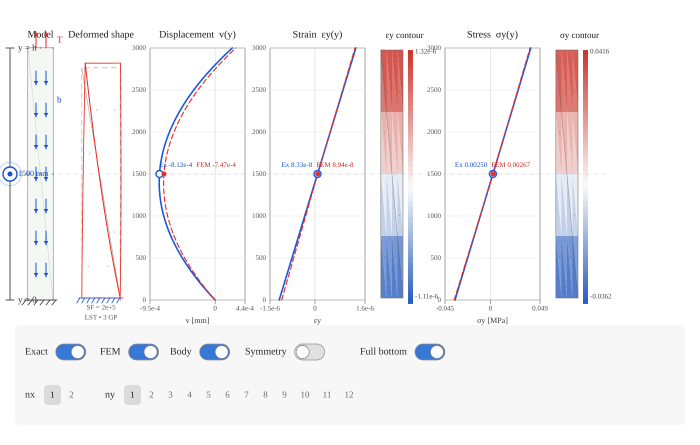
Frame 1 (no input)
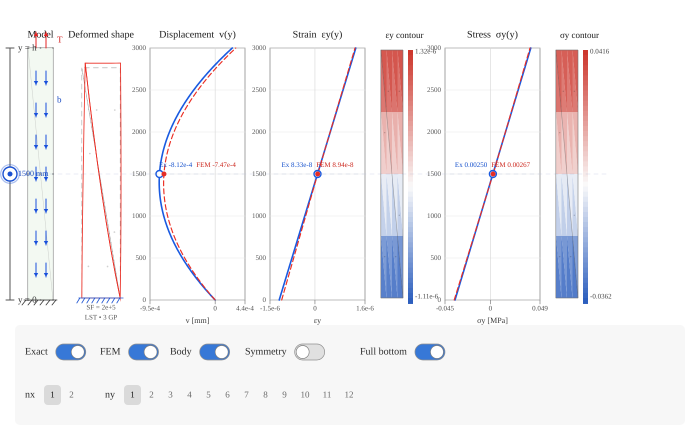
Frame 60 (no input)
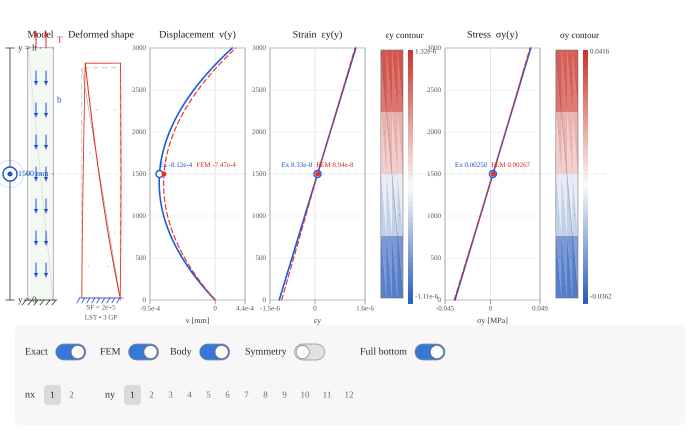
Frame 120 (the mouse pressed at the canvas centre since frame 60)

The p5.js sketch that drew these frames (run headless with seeded random() and noise() and a simulated clock; from frame 60 on, the mouse is pressed at the canvas centre):

// p5.js sketch
// ── sketch.js
// ============================================================
// INTERACTIVE LST PLATE — 700 px COMPACT VERSION
// 6-node quadratic triangle (Linear Strain Triangle)
//
// Exact 1D comparison
// Displacement / strain / stress profiles
// 3-point triangular integration
// LST strain / stress contours
// ============================================================


// ============================================================
// CANVAS
// ============================================================

const W = 700;
const H = 445;


// ============================================================
// TYPOGRAPHY
// ============================================================

const FS_BASE = 10;
const FS_SMALL = 9;
const FS_TINY = 8;
const FS_XTINY = 7;


// ============================================================
// GEOMETRY / MATERIAL / LOADING
// ============================================================

const w = 500;
const h = 3000;
const thickness = 300;

const E = 3e4;
const nu = 0.3;

const Ts = 0.04;
const bodyForceValue = -2.5e-5;


// ============================================================
// DISPLAY STATE
// ============================================================

let showExact = true;
let showFEM = true;

let bodyForceOn = true;

let symmetryOn = false;

let fullBottomFixed = true;


// ============================================================
// MESH
// ============================================================

let nx = 1;
let ny = 1;


const nxOptions = [
  1,
  2
];


const nyOptions = [
  1, 2, 3, 4, 5, 6,
  7, 8, 9, 10, 11, 12
];


let femData;


// ============================================================
// SLIDER
// ============================================================

let currentY = 1500;

let sliderDragging = false;


// ============================================================
// 700 px LAYOUT
// ============================================================

const graphTop = 48;
const graphBottom = 300;

const sliderX = 10;


// model

const plateX = 28;
const plateW = 25;


// deformed shape

const defTileX = 66;
const defTileW = 70;


// result plots

const uPlotX = 150;

const epsPlotX = 270;
const epsContourX = 377;

const sigmaPlotX = 445;
const sigmaContourX = 552;


const plotW = 95;
const contourW = 55;


// ============================================================
// CONTROLS
// ============================================================

const controlsX = 15;
const controlsY = 325;
const controlsW = W - 30;
const controlsH = 100;

let controlHits = [];


// ============================================================
// VISUAL DEFORMATION SCALE
// ============================================================

const deformationScale = 2e5;


// ============================================================
// SETUP
// ============================================================

function setup() {

  createCanvas(
    W,
    H
  );


  pixelDensity(2);


  textFont(
    "Anaheim"
  );


  updateFEM();
}


// ============================================================
// DRAW
// ============================================================

function draw() {

  background(255);


  const exactV =
    displacementExact(
      currentY
    );


  const exactEps =
    strainExact(
      currentY
    );


  const exactSigma =
    stressExact(
      currentY
    );


  const femCurrent =
    getFEMValueAt(
      currentY
    );


  drawLoadingSchematic();

  drawVerticalSlider();

  drawDeformedShape();


  // ----------------------------------------------------------
  // displacement
  // ----------------------------------------------------------

  drawGraph(

    uPlotX,

    "Displacement  v(y)",

    "v [mm]",

    displacementExact,

    getCombinedRange(
      displacementExact,
      "v"
    ),

    exactV,

    femCurrent.v,

    "v"
  );


  // ----------------------------------------------------------
  // strain
  // ----------------------------------------------------------

  drawGraph(

    epsPlotX,

    "Strain  εy(y)",

    "εy",

    strainExact,

    getCombinedRange(
      strainExact,
      "eps"
    ),

    exactEps,

    femCurrent.eps,

    "eps"
  );


  drawLSTContourTile(

    epsContourX,

    "εy contour",

    "eps"
  );


  // ----------------------------------------------------------
  // stress
  // ----------------------------------------------------------

  drawGraph(

    sigmaPlotX,

    "Stress  σy(y)",

    "σy [MPa]",

    stressExact,

    getCombinedRange(
      stressExact,
      "sigma"
    ),

    exactSigma,

    femCurrent.sigma,

    "sigma"
  );


  drawLSTContourTile(

    sigmaContourX,

    "σy contour",

    "sigma"
  );


  drawCurrentHeightGuide();

  drawControls();
}


// ============================================================
// FONT
// ============================================================

function fontSize(s) {

  textFont(
    "Anaheim"
  );


  textSize(s);
}


// ============================================================
// EXACT 1D SOLUTION
// ============================================================

function getBodyForce() {

  return bodyForceOn

    ? bodyForceValue

    : 0;
}


function displacementExact(y) {

  const b =
    getBodyForce();


  return (

    -(b / (2 * E))
    *
    y
    *
    y

    +

    (
      (Ts + b * h)
      /
      E
    )
    *
    y
  );
}


function strainExact(y) {

  const b =
    getBodyForce();


  return (

    -(b / E)
    *
    y

    +

    (Ts + b * h)
    /
    E
  );
}


function stressExact(y) {

  const b =
    getBodyForce();


  return (

    -b
    *
    y

    +

    Ts

    +

    b
    *
    h
  );
}


// ============================================================
// UPDATE FEM
// ============================================================

function updateFEM() {

  femData =
    solveLST(
      nx,
      ny
    );


  femData.centerline =
    buildCenterlineData(
      femData,
      260
    );
}


// ============================================================
// LST MESH
//
// Six-node triangular element:
//
//                3
//               / \
//              6   5
//             /     \
//            1---4---2
//
// node 4 = midpoint 1-2
// node 5 = midpoint 2-3
// node 6 = midpoint 3-1
// ============================================================

function generateLSTMesh(
  nxRequested,
  nyRequested
) {

  // ----------------------------------------------------------
  // symmetry mode introduces a centreline if nx = 1
  // ----------------------------------------------------------

  const nxEff =

    (
      symmetryOn
      &&
      nxRequested === 1
    )

      ? 2

      : nxRequested;


  const coords = [];

  const nodeMap =
    new Map();


  // ----------------------------------------------------------
  // integer half-grid key
  //
  // corner nodes occur at even I,J
  // midside nodes occur at odd/even combinations
  // ----------------------------------------------------------

  function key(
    I,
    J
  ) {

    return `${I},${J}`;
  }


  function addNode(
    I,
    J
  ) {

    const k =
      key(
        I,
        J
      );


    if (
      nodeMap.has(k)
    ) {

      return nodeMap.get(k);
    }


    const n =
      coords.length;


    coords.push([

      w
      *
      I
      /
      (
        2 * nxEff
      ),

      h
      *
      J
      /
      (
        2 * nyRequested
      )
    ]);


    nodeMap.set(
      k,
      n
    );


    return n;
  }


  // ----------------------------------------------------------
  // physical orientation test
  // ----------------------------------------------------------

  function physicalCross(
    A,
    B,
    C
  ) {

    const ax =
      w
      *
      A[0]
      /
      (
        2 * nxEff
      );


    const ay =
      h
      *
      A[1]
      /
      (
        2 * nyRequested
      );


    const bx =
      w
      *
      B[0]
      /
      (
        2 * nxEff
      );


    const by =
      h
      *
      B[1]
      /
      (
        2 * nyRequested
      );


    const cx =
      w
      *
      C[0]
      /
      (
        2 * nxEff
      );


    const cy =
      h
      *
      C[1]
      /
      (
        2 * nyRequested
      );


    return (

      (bx - ax)
      *
      (cy - ay)

      -

      (by - ay)
      *
      (cx - ax)
    );
  }


  const elements = [];


  // ----------------------------------------------------------
  // add one six-node triangle
  // ----------------------------------------------------------

  function addTriangle(
    A,
    B,
    C
  ) {

    let P1 =
      A.slice();


    let P2 =
      B.slice();


    let P3 =
      C.slice();


    // ensure CCW orientation

    if (
      physicalCross(
        P1,
        P2,
        P3
      )
      <
      0
    ) {

      const temp =
        P2;


      P2 =
        P3;


      P3 =
        temp;
    }


    // corner nodes

    const n1 =
      addNode(
        P1[0],
        P1[1]
      );


    const n2 =
      addNode(
        P2[0],
        P2[1]
      );


    const n3 =
      addNode(
        P3[0],
        P3[1]
      );


    // midside nodes

    const n4 =
      addNode(

        (
          P1[0]
          +
          P2[0]
        )
        /
        2,

        (
          P1[1]
          +
          P2[1]
        )
        /
        2
      );


    const n5 =
      addNode(

        (
          P2[0]
          +
          P3[0]
        )
        /
        2,

        (
          P2[1]
          +
          P3[1]
        )
        /
        2
      );


    const n6 =
      addNode(

        (
          P3[0]
          +
          P1[0]
        )
        /
        2,

        (
          P3[1]
          +
          P1[1]
        )
        /
        2
      );


    elements.push([
      n1,
      n2,
      n3,
      n4,
      n5,
      n6
    ]);
  }


  // ==========================================================
  // RECTANGULAR CELLS -> TWO LST TRIANGLES
  // ==========================================================

  for (
    let j = 0;
    j < nyRequested;
    j++
  ) {

    for (
      let i = 0;
      i < nxEff;
      i++
    ) {

      const I =
        2 * i;


      const J =
        2 * j;


      // rectangle corners

      const P1 = [
        I,
        J
      ];


      const P2 = [
        I + 2,
        J
      ];


      const P3 = [
        I + 2,
        J + 2
      ];


      const P4 = [
        I,
        J + 2
      ];


      const xmid =
        w
        *
        (
          i + 0.5
        )
        /
        nxEff;


      // ------------------------------------------------------
      // same diagonal / left half
      // ------------------------------------------------------

      if (

        !symmetryOn

        ||

        xmid <= w / 2

      ) {

        addTriangle(
          P1,
          P2,
          P4
        );


        addTriangle(
          P2,
          P3,
          P4
        );
      }


      // ------------------------------------------------------
      // mirrored right-half diagonal
      // ------------------------------------------------------

      else {

        addTriangle(
          P1,
          P2,
          P3
        );


        addTriangle(
          P4,
          P1,
          P3
        );
      }
    }
  }


  // ==========================================================
  // BOUNDARY NODES
  // ==========================================================

  const bottomNodes = [];

  const topNodes = [];


  for (
    let n = 0;
    n < coords.length;
    n++
  ) {

    if (
      Math.abs(
        coords[n][1]
      )
      <
      1e-9
    ) {

      bottomNodes.push(n);
    }


    if (
      Math.abs(
        coords[n][1] - h
      )
      <
      1e-9
    ) {

      topNodes.push(n);
    }
  }


  bottomNodes.sort(

    (a, b) =>
      coords[a][0]
      -
      coords[b][0]
  );


  topNodes.sort(

    (a, b) =>
      coords[a][0]
      -
      coords[b][0]
  );


  // ==========================================================
  // FIND QUADRATIC TOP EDGES
  //
  // edge 1-2 uses node 4
  // edge 2-3 uses node 5
  // edge 3-1 uses node 6
  // ==========================================================

  const topEdgeMap =
    new Map();


  const edgeDefs = [

    [
      0,
      1,
      3
    ],

    [
      1,
      2,
      4
    ],

    [
      2,
      0,
      5
    ]
  ];


  for (
    const element
    of elements
  ) {

    for (
      const edge
      of edgeDefs
    ) {

      const a =
        element[
          edge[0]
        ];


      const b =
        element[
          edge[1]
        ];


      const m =
        element[
          edge[2]
        ];


      if (

        Math.abs(
          coords[a][1] - h
        )
        <
        1e-9

        &&

        Math.abs(
          coords[b][1] - h
        )
        <
        1e-9

      ) {

        const edgeKey =

          a < b

            ? `${a},${b}`

            : `${b},${a}`;


        if (
          !topEdgeMap.has(
            edgeKey
          )
        ) {

          topEdgeMap.set(

            edgeKey,

            [
              a,
              m,
              b
            ]
          );
        }
      }
    }
  }


  return {

    coords,

    elements,

    bottomNodes,

    topNodes,

    topEdges:
      Array.from(
        topEdgeMap.values()
      ),

    nxEff,

    ny:
      nyRequested
  };
}


// ============================================================
// LST SHAPE FUNCTIONS
//
// reference triangle:
//
// node 1: (r,s) = (0,0)
// node 2: (r,s) = (1,0)
// node 3: (r,s) = (0,1)
//
// area coordinates:
//
// L1 = 1-r-s
// L2 = r
// L3 = s
// ============================================================

function lstShapeFunctions(
  r,
  s
) {

  const L1 =
    1 - r - s;


  const L2 =
    r;


  const L3 =
    s;


  // ----------------------------------------------------------
  // quadratic shape functions
  // ----------------------------------------------------------

  const N = [

    L1
    *
    (
      2 * L1 - 1
    ),

    L2
    *
    (
      2 * L2 - 1
    ),

    L3
    *
    (
      2 * L3 - 1
    ),

    4
    *
    L1
    *
    L2,

    4
    *
    L2
    *
    L3,

    4
    *
    L3
    *
    L1
  ];


  // ----------------------------------------------------------
  // derivatives wrt r
  // ----------------------------------------------------------

  const dNdr = [

    1
    -
    4 * L1,

    4 * L2
    -
    1,

    0,

    4
    *
    (
      L1 - L2
    ),

    4
    *
    L3,

    -4
    *
    L3
  ];


  // ----------------------------------------------------------
  // derivatives wrt s
  // ----------------------------------------------------------

  const dNds = [

    1
    -
    4 * L1,

    0,

    4 * L3
    -
    1,

    -4
    *
    L2,

    4
    *
    L2,

    4
    *
    (
      L1 - L3
    )
  ];


  return {

    N,

    dNdr,

    dNds,

    L1,

    L2,

    L3
  };
}


// ============================================================
// LST KINEMATICS
// ============================================================

function lstKinematics(
  xy,
  r,
  s
) {

  const shape =
    lstShapeFunctions(
      r,
      s
    );


  const N =
    shape.N;


  let dxdr = 0;

  let dydr = 0;

  let dxds = 0;

  let dyds = 0;


  for (
    let a = 0;
    a < 6;
    a++
  ) {

    dxdr +=
      shape.dNdr[a]
      *
      xy[a][0];


    dydr +=
      shape.dNdr[a]
      *
      xy[a][1];


    dxds +=
      shape.dNds[a]
      *
      xy[a][0];


    dyds +=
      shape.dNds[a]
      *
      xy[a][1];
  }


  // ----------------------------------------------------------
  // Jacobian
  //
  // [Nr]   [xr yr] [Nx]
  // [Ns] = [xs ys] [Ny]
  // ----------------------------------------------------------

  const J = [

    [
      dxdr,
      dydr
    ],

    [
      dxds,
      dyds
    ]
  ];


  const detJ =

    J[0][0]
    *
    J[1][1]

    -

    J[0][1]
    *
    J[1][0];


  if (
    detJ <= 1e-12
  ) {

    throw new Error(
      "LST element has non-positive Jacobian."
    );
  }


  const invJ = [

    [
      J[1][1] / detJ,
      -J[0][1] / detJ
    ],

    [
      -J[1][0] / detJ,
      J[0][0] / detJ
    ]
  ];


  // ----------------------------------------------------------
  // derivatives wrt x,y
  // ----------------------------------------------------------

  const dNdx =
    new Array(6);


  const dNdy =
    new Array(6);


  for (
    let a = 0;
    a < 6;
    a++
  ) {

    dNdx[a] =

      invJ[0][0]
      *
      shape.dNdr[a]

      +

      invJ[0][1]
      *
      shape.dNds[a];


    dNdy[a] =

      invJ[1][0]
      *
      shape.dNdr[a]

      +

      invJ[1][1]
      *
      shape.dNds[a];
  }


  // ----------------------------------------------------------
  // B matrix
  // ----------------------------------------------------------

  const B =
    zerosMatrix(
      3,
      12
    );


  // ----------------------------------------------------------
  // displacement N matrix
  // ----------------------------------------------------------

  const Nmat =
    zerosMatrix(
      2,
      12
    );


  for (
    let a = 0;
    a < 6;
    a++
  ) {

    B[0][
      2 * a
    ] =
      dNdx[a];


    B[1][
      2 * a + 1
    ] =
      dNdy[a];


    B[2][
      2 * a
    ] =
      dNdy[a];


    B[2][
      2 * a + 1
    ] =
      dNdx[a];


    Nmat[0][
      2 * a
    ] =
      N[a];


    Nmat[1][
      2 * a + 1
    ] =
      N[a];
  }


  return {

    N,

    Nmat,

    B,

    J,

    detJ,

    dNdx,

    dNdy
  };
}


// ============================================================
// NATURAL -> PHYSICAL COORDINATES
// ============================================================

function naturalPointLST(
  xy,
  r,
  s
) {

  const N =
    lstShapeFunctions(
      r,
      s
    ).N;


  let x = 0;

  let y = 0;


  for (
    let a = 0;
    a < 6;
    a++
  ) {

    x +=
      N[a]
      *
      xy[a][0];


    y +=
      N[a]
      *
      xy[a][1];
  }


  return [
    x,
    y
  ];
}


// ============================================================
// THREE-POINT TRIANGLE INTEGRATION
//
// barycentric locations:
//
// (2/3, 1/6, 1/6)
// (1/6, 2/3, 1/6)
// (1/6, 1/6, 2/3)
//
// in r,s:
//
// (1/6,1/6)
// (2/3,1/6)
// (1/6,2/3)
//
// weights = 1/6
//
// weights sum to 1/2 = area of reference triangle
// ============================================================

function triangleIntegrationRule() {

  return [

    {
      r: 1 / 6,
      s: 1 / 6,
      weight: 1 / 6
    },

    {
      r: 2 / 3,
      s: 1 / 6,
      weight: 1 / 6
    },

    {
      r: 1 / 6,
      s: 2 / 3,
      weight: 1 / 6
    }
  ];
}


// ============================================================
// LST SOLVER
// ============================================================

function solveLST(
  nxRequested,
  nyRequested
) {

  const mesh =
    generateLSTMesh(
      nxRequested,
      nyRequested
    );


  const coords =
    mesh.coords;


  const elements =
    mesh.elements;


  const nNodes =
    coords.length;


  const ndof =
    2
    *
    nNodes;


  // ----------------------------------------------------------
  // global matrices / vectors
  // ----------------------------------------------------------

  const K =
    zerosMatrix(
      ndof,
      ndof
    );


  const Fb =
    new Array(
      ndof
    ).fill(0);


  const Fp =
    new Array(
      ndof
    ).fill(0);


  // ==========================================================
  // PLANE-STRESS MATRIX
  // ==========================================================

  const cD =

    E

    /

    (
      1
      -
      nu * nu
    );


  const D = [

    [
      cD,
      cD * nu,
      0
    ],

    [
      cD * nu,
      cD,
      0
    ],

    [
      0,
      0,
      cD * (1 - nu) / 2
    ]
  ];


  const rule =
    triangleIntegrationRule();


  const bGlobal = [
    0,
    getBodyForce()
  ];


  // ==========================================================
  // ELEMENT LOOP
  // ==========================================================

  for (
    let e = 0;
    e < elements.length;
    e++
  ) {

    const nodes =
      elements[e];


    const xy =
      nodes.map(
        n =>
          coords[n]
      );


    const ke =
      zerosMatrix(
        12,
        12
      );


    const fbe =
      new Array(
        12
      ).fill(0);


    // --------------------------------------------------------
    // numerical integration
    // --------------------------------------------------------

    for (
      const gp
      of rule
    ) {

      const kin =
        lstKinematics(
          xy,
          gp.r,
          gp.s
        );


      // ------------------------------------------------------
      // stiffness
      //
      // ke = ∫ B' D B t detJ dr ds
      // ------------------------------------------------------

      const BtDB =
        matMul(

          transpose(
            kin.B
          ),

          matMul(
            D,
            kin.B
          )
        );


      addScaledMatrix(

        ke,

        BtDB,

        thickness
        *
        kin.detJ
        *
        gp.weight
      );


      // ------------------------------------------------------
      // body force
      // ------------------------------------------------------

      const fbGP =
        matVec(

          transpose(
            kin.Nmat
          ),

          bGlobal
        );


      const loadFactor =

        thickness
        *
        kin.detJ
        *
        gp.weight;


      for (
        let a = 0;
        a < 12;
        a++
      ) {

        fbe[a] +=

          loadFactor
          *
          fbGP[a];
      }
    }


    const edof =
      elementDofsLST(
        nodes
      );


    assembleMatrix(
      K,
      ke,
      edof
    );


    assembleVector(
      Fb,
      fbe,
      edof
    );
  }


  // ==========================================================
  // TOP TRACTION
  //
  // quadratic edge consistent load:
  //
  // corner : midside : corner
  //
  //       1 : 4 : 1
  // ==========================================================

  for (
    const edge
    of mesh.topEdges
  ) {

    const n1 =
      edge[0];


    const nm =
      edge[1];


    const n2 =
      edge[2];


    const Le =
      Math.hypot(

        coords[n2][0]
        -
        coords[n1][0],

        coords[n2][1]
        -
        coords[n1][1]
      );


    const fCorner =

      Ts
      *
      thickness
      *
      Le
      /
      6;


    const fMid =

      4
      *
      Ts
      *
      thickness
      *
      Le
      /
      6;


    Fp[
      2 * n1 + 1
    ] +=
      fCorner;


    Fp[
      2 * nm + 1
    ] +=
      fMid;


    Fp[
      2 * n2 + 1
    ] +=
      fCorner;
  }


  // ==========================================================
  // TOTAL FORCE
  // ==========================================================

  const F =
    Fb.map(

      (
        value,
        i
      ) =>

        value
        +
        Fp[i]
    );


  // ==========================================================
  // BOUNDARY CONDITIONS
  // ==========================================================

  const BCy =
    mesh.bottomNodes.slice();


  let BCx;


  // ----------------------------------------------------------
  // full bottom fixed
  // ----------------------------------------------------------

  if (
    fullBottomFixed
  ) {

    BCx =
      mesh.bottomNodes.slice();
  }


  // ----------------------------------------------------------
  // roller-like bottom
  //
  // v = 0 along bottom
  // one u = 0 anchor
  // ----------------------------------------------------------

  else {

    let anchor =
      mesh.bottomNodes[0];


    let best =
      Math.abs(

        coords[anchor][0]
        -
        w / 2
      );


    for (
      const n
      of mesh.bottomNodes
    ) {

      const error =
        Math.abs(

          coords[n][0]
          -
          w / 2
        );


      if (
        error < best
      ) {

        best =
          error;


        anchor =
          n;
      }
    }


    BCx = [
      anchor
    ];
  }


  // ----------------------------------------------------------
  // fixed DOFs
  // ----------------------------------------------------------

  const fixed = [];


  for (
    const n
    of BCx
  ) {

    fixed.push(
      2 * n
    );
  }


  for (
    const n
    of BCy
  ) {

    fixed.push(
      2 * n + 1
    );
  }


  const fixedUnique =
    Array.from(

      new Set(
        fixed
      )
    )
    .sort(
      (a, b) =>
        a - b
    );


  const fixedSet =
    new Set(
      fixedUnique
    );


  const free = [];


  for (
    let i = 0;
    i < ndof;
    i++
  ) {

    if (
      !fixedSet.has(i)
    ) {

      free.push(i);
    }
  }


  // ==========================================================
  // SOLVE WITH SPARSE PCG
  // ==========================================================

  const dFree =
    solveReducedSparsePCG(
      K,
      F,
      free
    );


  const d =
    new Array(
      ndof
    ).fill(0);


  for (
    let i = 0;
    i < free.length;
    i++
  ) {

    d[
      free[i]
    ] =
      dFree[i];
  }


  // ==========================================================
  // REACTIONS
  // ==========================================================

  const R =
    matVec(
      K,
      d
    )
    .map(

      (
        value,
        i
      ) =>

        value
        -
        F[i]
    );


  // ==========================================================
  // GAUSS-POINT RESULTS
  // ==========================================================

  const gaussResults = [];


  for (
    let e = 0;
    e < elements.length;
    e++
  ) {

    const nodes =
      elements[e];


    const xy =
      nodes.map(
        n =>
          coords[n]
      );


    const edof =
      elementDofsLST(
        nodes
      );


    const de =
      edof.map(
        k =>
          d[k]
      );


    const points = [];


    for (
      const gp
      of rule
    ) {

      const kin =
        lstKinematics(
          xy,
          gp.r,
          gp.s
        );


      const strain =
        matVec(
          kin.B,
          de
        );


      const stress =
        matVec(
          D,
          strain
        );


      const pos =
        naturalPointLST(
          xy,
          gp.r,
          gp.s
        );


      points.push({

        r:
          gp.r,

        s:
          gp.s,

        x:
          pos[0],

        y:
          pos[1],

        eps:
          strain[1],

        sigma:
          stress[1]
      });
    }


    gaussResults.push(
      points
    );
  }


  return {

    ...mesh,

    nNodes,

    ndof,

    D,

    K,

    Fb,

    Fp,

    F,

    d,

    R,

    BCx,

    BCy,

    fixed:
      fixedUnique,

    free,

    gaussResults
  };
}


// ============================================================
// ELEMENT DOFs
// ============================================================

function elementDofsLST(
  nodes
) {

  const edof = [];


  for (
    const n
    of nodes
  ) {

    edof.push(
      2 * n,
      2 * n + 1
    );
  }


  return edof;
}


// ============================================================
// MATRIX HELPERS
// ============================================================

function zerosMatrix(
  rows,
  cols
) {

  return Array.from(

    {
      length:
        rows
    },

    () =>
      new Array(
        cols
      ).fill(0)
  );
}


function transpose(A) {

  const T =
    zerosMatrix(
      A[0].length,
      A.length
    );


  for (
    let i = 0;
    i < A.length;
    i++
  ) {

    for (
      let j = 0;
      j < A[0].length;
      j++
    ) {

      T[j][i] =
        A[i][j];
    }
  }


  return T;
}


function matMul(
  A,
  B
) {

  const C =
    zerosMatrix(
      A.length,
      B[0].length
    );


  for (
    let i = 0;
    i < A.length;
    i++
  ) {

    for (
      let k = 0;
      k < A[0].length;
      k++
    ) {

      const aik =
        A[i][k];


      if (
        aik === 0
      ) {

        continue;
      }


      for (
        let j = 0;
        j < B[0].length;
        j++
      ) {

        C[i][j] +=

          aik
          *
          B[k][j];
      }
    }
  }


  return C;
}


function matVec(
  A,
  x
) {

  const y =
    new Array(
      A.length
    ).fill(0);


  for (
    let i = 0;
    i < A.length;
    i++
  ) {

    let sum = 0;


    for (
      let j = 0;
      j < A[i].length;
      j++
    ) {

      sum +=

        A[i][j]
        *
        x[j];
    }


    y[i] =
      sum;
  }


  return y;
}


function addScaledMatrix(
  A,
  B,
  multiplier
) {

  for (
    let i = 0;
    i < A.length;
    i++
  ) {

    for (
      let j = 0;
      j < A[0].length;
      j++
    ) {

      A[i][j] +=

        multiplier
        *
        B[i][j];
    }
  }
}


function assembleMatrix(
  K,
  ke,
  dof
) {

  for (
    let i = 0;
    i < dof.length;
    i++
  ) {

    for (
      let j = 0;
      j < dof.length;
      j++
    ) {

      K[
        dof[i]
      ][
        dof[j]
      ] +=
        ke[i][j];
    }
  }
}


function assembleVector(
  F,
  fe,
  dof
) {

  for (
    let i = 0;
    i < dof.length;
    i++
  ) {

    F[
      dof[i]
    ] +=
      fe[i];
  }
}


function dotProduct(
  a,
  b
) {

  let value = 0;


  for (
    let i = 0;
    i < a.length;
    i++
  ) {

    value +=

      a[i]
      *
      b[i];
  }


  return value;
}


// ============================================================
// SPARSE PRECONDITIONED CONJUGATE GRADIENT
//
// used instead of dense Gaussian elimination so
// nx = 2, ny = 12 remains practical in p5.js
// ============================================================

function solveReducedSparsePCG(
  K,
  F,
  free
) {

  const n =
    free.length;


  if (
    n === 0
  ) {

    return [];
  }


  const b =
    new Array(n);


  const rows =
    new Array(n);


  const invDiag =
    new Array(n);


  // ----------------------------------------------------------
  // reduced sparse matrix
  // ----------------------------------------------------------

  for (
    let i = 0;
    i < n;
    i++
  ) {

    const gi =
      free[i];


    b[i] =
      F[gi];


    const row = [];


    for (
      let j = 0;
      j < n;
      j++
    ) {

      const value =

        K[
          gi
        ][
          free[j]
        ];


      if (
        Math.abs(value)
        >
        1e-15
      ) {

        row.push([
          j,
          value
        ]);
      }
    }


    rows[i] =
      row;


    const diagonal =
      K[
        gi
      ][
        gi
      ];


    if (
      Math.abs(diagonal)
      <
      1e-20
    ) {

      throw new Error(
        "Zero diagonal in reduced LST stiffness matrix."
      );
    }


    invDiag[i] =
      1
      /
      diagonal;
  }


  // ----------------------------------------------------------
  // initial vectors
  // ----------------------------------------------------------

  const x =
    new Array(n).fill(0);


  const r =
    b.slice();


  const z =
    new Array(n);


  const p =
    new Array(n);


  for (
    let i = 0;
    i < n;
    i++
  ) {

    z[i] =
      invDiag[i]
      *
      r[i];


    p[i] =
      z[i];
  }


  let rzOld =
    dotProduct(
      r,
      z
    );


  const bNorm =
    Math.sqrt(
      dotProduct(
        b,
        b
      )
    );


  if (
    bNorm < 1e-20
  ) {

    return x;
  }


  const tolerance =
    Math.max(
      1e-10 * bNorm,
      1e-12
    );


  const maxIterations =
    Math.max(
      350,
      4 * n
    );


  // ==========================================================
  // PCG ITERATIONS
  // ==========================================================

  for (
    let iteration = 0;
    iteration < maxIterations;
    iteration++
  ) {

    const Ap =
      sparseMatVec(
        rows,
        p
      );


    const pAp =
      dotProduct(
        p,
        Ap
      );


    if (
      Math.abs(pAp)
      <
      1e-30
    ) {

      break;
    }


    const alpha =
      rzOld
      /
      pAp;


    let residualSquared = 0;


    for (
      let i = 0;
      i < n;
      i++
    ) {

      x[i] +=

        alpha
        *
        p[i];


      r[i] -=

        alpha
        *
        Ap[i];


      residualSquared +=

        r[i]
        *
        r[i];
    }


    if (
      Math.sqrt(
        residualSquared
      )
      <=
      tolerance
    ) {

      return x;
    }


    for (
      let i = 0;
      i < n;
      i++
    ) {

      z[i] =

        invDiag[i]
        *
        r[i];
    }


    const rzNew =
      dotProduct(
        r,
        z
      );


    const beta =
      rzNew
      /
      rzOld;


    for (
      let i = 0;
      i < n;
      i++
    ) {

      p[i] =

        z[i]

        +

        beta
        *
        p[i];
    }


    rzOld =
      rzNew;
  }


  return x;
}


// ============================================================
// SPARSE MATRIX-VECTOR PRODUCT
// ============================================================

function sparseMatVec(
  rows,
  x
) {

  const y =
    new Array(
      rows.length
    ).fill(0);


  for (
    let i = 0;
    i < rows.length;
    i++
  ) {

    let sum = 0;


    const row =
      rows[i];


    for (
      let k = 0;
      k < row.length;
      k++
    ) {

      sum +=

        row[k][1]

        *

        x[
          row[k][0]
        ];
    }


    y[i] =
      sum;
  }


  return y;
}


// ============================================================
// CENTRELINE DATA
// ============================================================

function buildCenterlineData(
  fem,
  nSamples
) {

  const ys = [];

  const v = [];

  const eps = [];

  const sigma = [];

  const eid = [];


  // tiny offset avoids landing exactly on shared edges

  const xq =

    w / 2

    +

    1e-8
    *
    w;


  for (
    let i = 0;
    i <= nSamples;
    i++
  ) {

    const y =

      h
      *
      i
      /
      nSamples;


    const yi =
      constrain(

        y,

        1e-9
        *
        h,

        h
        -
        1e-9
        *
        h
      );


    const q =
      evaluateLSTAtPoint(
        fem,
        xq,
        yi
      );


    ys.push(y);

    v.push(
      q.v
    );

    eps.push(
      q.eps
    );

    sigma.push(
      q.sigma
    );

    eid.push(
      q.eid
    );
  }


  return {

    ys,

    v,

    eps,

    sigma,

    eid
  };
}


// ============================================================
// VALUE AT CURRENT HEIGHT
// ============================================================

function getFEMValueAt(y) {

  return evaluateLSTAtPoint(

    femData,

    w / 2
    +
    1e-8
    *
    w,

    constrain(

      y,

      1e-9
      *
      h,

      h
      -
      1e-9
      *
      h
    )
  );
}


// ============================================================
// LST VALUE AT ARBITRARY POINT
// ============================================================

function evaluateLSTAtPoint(
  fem,
  x,
  y
) {

  let result =
    evaluateLSTAtPointOneSide(
      fem,
      x,
      y
    );


  if (
    result
  ) {

    return result;
  }


  // opposite centreline side fallback

  result =
    evaluateLSTAtPointOneSide(

      fem,

      w / 2
      -
      1e-8
      *
      w,

      y
    );


  return result || {

    u: 0,

    v: 0,

    eps: 0,

    sigma: 0,

    eid: 0,

    r: 0,

    s: 0
  };
}


function evaluateLSTAtPointOneSide(
  fem,
  x,
  y
) {

  const p = [
    x,
    y
  ];


  for (
    let e = 0;
    e < fem.elements.length;
    e++
  ) {

    const nodes =
      fem.elements[e];


    // barycentric coordinates use the three corner nodes

    const L =
      barycentric(

        p,

        fem.coords[
          nodes[0]
        ],

        fem.coords[
          nodes[1]
        ],

        fem.coords[
          nodes[2]
        ]
      );


    if (
      !L
    ) {

      continue;
    }


    // L1 = 1-r-s
    // L2 = r
    // L3 = s

    const r =
      L[1];


    const s =
      L[2];


    const xy =
      nodes.map(
        n =>
          fem.coords[n]
      );


    const kin =
      lstKinematics(
        xy,
        r,
        s
      );


    const edof =
      elementDofsLST(
        nodes
      );


    const de =
      edof.map(
        k =>
          fem.d[k]
      );


    const displacement =
      matVec(
        kin.Nmat,
        de
      );


    const strain =
      matVec(
        kin.B,
        de
      );


    const stress =
      matVec(
        fem.D,
        strain
      );


    return {

      u:
        displacement[0],

      v:
        displacement[1],

      eps:
        strain[1],

      sigma:
        stress[1],

      eid:
        e,

      r,

      s
    };
  }


  return null;
}


// ============================================================
// BARYCENTRIC COORDINATES
// ============================================================

function barycentric(
  p,
  a,
  b,
  c
) {

  const denominator =

    (
      b[1] - c[1]
    )
    *
    (
      a[0] - c[0]
    )

    +

    (
      c[0] - b[0]
    )
    *
    (
      a[1] - c[1]
    );


  if (
    Math.abs(
      denominator
    )
    <
    1e-14
  ) {

    return null;
  }


  const L1 =

    (
      (
        b[1] - c[1]
      )
      *
      (
        p[0] - c[0]
      )

      +

      (
        c[0] - b[0]
      )
      *
      (
        p[1] - c[1]
      )
    )

    /
    denominator;


  const L2 =

    (
      (
        c[1] - a[1]
      )
      *
      (
        p[0] - c[0]
      )

      +

      (
        a[0] - c[0]
      )
      *
      (
        p[1] - c[1]
      )
    )

    /
    denominator;


  const L3 =
    1
    -
    L1
    -
    L2;


  const tolerance =
    1e-7;


  if (

    L1 >= -tolerance

    &&

    L2 >= -tolerance

    &&

    L3 >= -tolerance

    &&

    L1 <= 1 + tolerance

    &&

    L2 <= 1 + tolerance

    &&

    L3 <= 1 + tolerance

  ) {

    return [
      L1,
      L2,
      L3
    ];
  }


  return null;
}


// ============================================================
// FIELD VALUE INSIDE A PARTICULAR ELEMENT
// ============================================================

function elementFieldAt(
  fem,
  elementIndex,
  r,
  s,
  field
) {

  const nodes =
    fem.elements[
      elementIndex
    ];


  const xy =
    nodes.map(
      n =>
        fem.coords[n]
    );


  const kin =
    lstKinematics(
      xy,
      r,
      s
    );


  const edof =
    elementDofsLST(
      nodes
    );


  const de =
    edof.map(
      k =>
        fem.d[k]
    );


  const strain =
    matVec(
      kin.B,
      de
    );


  if (
    field === "eps"
  ) {

    return strain[1];
  }


  const stress =
    matVec(
      fem.D,
      strain
    );


  return stress[1];
}


// ============================================================
// MODEL TILE
// ============================================================

function drawLoadingSchematic() {

  const top =
    graphTop;


  const bottom =
    graphBottom;


  const plateH =
    bottom
    -
    top;


  // ----------------------------------------------------------
  // title
  // ----------------------------------------------------------

  noStroke();

  fill(30);

  fontSize(
    FS_BASE
  );


  textAlign(
    CENTER,
    BOTTOM
  );


  text(
    "Model",
    plateX + plateW / 2,
    graphTop - 8
  );


  // ----------------------------------------------------------
  // plate
  // ----------------------------------------------------------

  fill(
    243,
    249,
    242
  );


  stroke(85);

  strokeWeight(
    0.8
  );


  rect(
    plateX,
    top,
    plateW,
    plateH
  );


  function toModel(
    x,
    y
  ) {

    return [

      map(
        x,
        0,
        w,
        plateX,
        plateX + plateW
      ),

      map(
        y,
        0,
        h,
        bottom,
        top
      )
    ];
  }


  // ----------------------------------------------------------
  // LST triangular mesh
  // ----------------------------------------------------------

  if (
    showFEM
  ) {

    stroke(
      150,
      150,
      150,
      85
    );


    strokeWeight(
      0.45
    );


    for (
      const element
      of femData.elements
    ) {

      const corners = [
        element[0],
        element[1],
        element[2]
      ];


      beginShape();


      for (
        const n
        of corners
      ) {

        const p =
          toModel(
            ...femData.coords[n]
          );


        vertex(
          p[0],
          p[1]
        );
      }


      endShape(
        CLOSE
      );
    }


    // all LST nodes, including midside nodes

    noStroke();

    fill(
      45,
      45,
      45,
      120
    );


    for (
      let n = 0;
      n < femData.coords.length;
      n++
    ) {

      const p =
        toModel(
          ...femData.coords[n]
        );


      circle(

        p[0],
        p[1],

        ny >= 8
          ? 1.2
          : 1.7
      );
    }
  }


  // ----------------------------------------------------------
  // body force
  // ----------------------------------------------------------

  if (
    bodyForceOn
  ) {

    for (
      let row = 0;
      row < 7;
      row++
    ) {

      const yy =

        top

        +

        30

        +

        row
        *
        (
          plateH - 60
        )
        /
        6;


      drawArrow(

        plateX + 8,
        yy - 7,

        plateX + 8,
        yy + 7,

        color(
          25,
          80,
          220
        )
      );


      drawArrow(

        plateX + 18,
        yy - 7,

        plateX + 18,
        yy + 7,

        color(
          25,
          80,
          220
        )
      );
    }


    noStroke();

    fill(
      25,
      75,
      195
    );


    fontSize(
      FS_SMALL
    );


    textAlign(
      LEFT,
      CENTER
    );


    text(
      "b",
      plateX + plateW + 4,
      top + 52
    );
  }


  // ----------------------------------------------------------
  // traction
  // ----------------------------------------------------------

  for (
    let i = 0;
    i < 2;
    i++
  ) {

    drawArrow(

      plateX + 8 + i * 10,
      top,

      plateX + 8 + i * 10,
      top - 16,

      color(
        230,
        35,
        35
      )
    );
  }


  noStroke();

  fill(
    210,
    30,
    30
  );


  fontSize(
    FS_SMALL
  );


  textAlign(
    LEFT,
    CENTER
  );


  text(
    "T",
    plateX + plateW + 4,
    top - 8
  );


  drawSchematicSupports(
    plateX,
    bottom,
    plateW
  );
}


// ============================================================
// SCHEMATIC SUPPORTS
// ============================================================

function drawSchematicSupports(
  x0,
  y0,
  widthPx
) {

  if (
    fullBottomFixed
  ) {

    stroke(55);

    strokeWeight(
      0.8
    );


    line(
      x0 - 4,
      y0,
      x0 + widthPx + 4,
      y0
    );


    for (
      let xx = -2;
      xx <= widthPx + 5;
      xx += 6
    ) {

      line(
        x0 + xx,
        y0,
        x0 + xx - 4,
        y0 + 5
      );
    }
  }


  else {

    for (
      const n
      of femData.bottomNodes
    ) {

      const xx =
        map(

          femData.coords[n][0],

          0,
          w,

          x0,
          x0 + widthPx
        );


      noFill();

      stroke(
        30,
        85,
        210
      );


      strokeWeight(
        0.7
      );


      triangle(

        xx,
        y0,

        xx - 3,
        y0 + 5,

        xx + 3,
        y0 + 5
      );
    }


    const n =
      femData.BCx[0];


    const xx =
      map(

        femData.coords[n][0],

        0,
        w,

        x0,
        x0 + widthPx
      );


    noFill();

    stroke(
      30,
      85,
      210
    );


    strokeWeight(
      1
    );


    rectMode(
      CENTER
    );


    rect(
      xx,
      y0 + 1,
      5,
      5
    );


    rectMode(
      CORNER
    );
  }
}


// ============================================================
// DEFORMED LST SHAPE
// ============================================================

function drawDeformedShape() {

  const left =
    defTileX;


  const right =
    defTileX
    +
    defTileW;


  noStroke();

  fill(30);

  fontSize(
    FS_BASE
  );


  textAlign(
    CENTER,
    BOTTOM
  );


  text(
    "Deformed shape",
    (left + right) / 2,
    graphTop - 8
  );


  // avoid p5 scale() naming conflict

  const meshScale =

    (
      graphBottom
      -
      graphTop
      -
      8
    )

    /

    (
      1.06
      *
      h
    );


  const xc =
    left
    +
    defTileW / 2;


  const yBottom =
    graphBottom - 2;


  function screenPoint(
    x,
    y
  ) {

    return [

      xc

      +

      (
        x - w / 2
      )
      *
      meshScale,

      yBottom

      -

      y
      *
      meshScale
    ];
  }


  // ----------------------------------------------------------
  // undeformed
  // ----------------------------------------------------------

  noFill();

  stroke(
    105,
    105,
    105,
    150
  );


  strokeWeight(
    0.55
  );


  drawingContext.setLineDash(
    [
      5,
      4
    ]
  );


  for (
    const element
    of femData.elements
  ) {

    drawLSTElementBoundary(
      element,
      screenPoint,
      false
    );
  }


  drawingContext.setLineDash(
    []
  );


  // ----------------------------------------------------------
  // deformed
  // ----------------------------------------------------------

  if (
    showFEM
  ) {

    noFill();

    stroke(
      235,
      45,
      35
    );


    strokeWeight(
      0.85
    );


    for (
      const element
      of femData.elements
    ) {

      drawLSTElementBoundary(
        element,
        screenPoint,
        true
      );
    }


    drawDeformedGaussPoints(
      screenPoint
    );
  }


  drawDeformedSupports(
    screenPoint
  );


  // ----------------------------------------------------------
  // labels
  // ----------------------------------------------------------

  noStroke();

  fill(85);

  fontSize(
    FS_XTINY
  );


  textAlign(
    CENTER,
    TOP
  );


  text(

    `SF = ${deformationScale.toExponential(0)}`,

    (left + right) / 2,

    graphBottom + 4
  );


  text(

    "LST • 3 GP",

    (left + right) / 2,

    graphBottom + 14
  );
}


// ============================================================
// CURVED LST ELEMENT BOUNDARY
// ============================================================

function drawLSTElementBoundary(
  element,
  screenPoint,
  deformed
) {

  const nodes =
    element;


  const xy =
    nodes.map(
      n =>
        femData.coords[n]
    );


  const edof =
    elementDofsLST(
      nodes
    );


  const de =
    edof.map(
      k =>
        femData.d[k]
    );


  const nEdge =
    8;


  function mapped(
    r,
    s
  ) {

    const N =
      lstShapeFunctions(
        r,
        s
      ).N;


    let x = 0;

    let y = 0;


    for (
      let a = 0;
      a < 6;
      a++
    ) {

      let xa =
        xy[a][0];


      let ya =
        xy[a][1];


      if (
        deformed
      ) {

        xa +=

          deformationScale
          *
          de[
            2 * a
          ];


        ya +=

          deformationScale
          *
          de[
            2 * a + 1
          ];
      }


      x +=
        N[a]
        *
        xa;


      y +=
        N[a]
        *
        ya;
    }


    return screenPoint(
      x,
      y
    );
  }


  beginShape();


  // ----------------------------------------------------------
  // edge 1 -> 2
  //
  // s = 0
  // ----------------------------------------------------------

  for (
    let k = 0;
    k <= nEdge;
    k++
  ) {

    const t =
      k / nEdge;


    const p =
      mapped(
        t,
        0
      );


    vertex(
      p[0],
      p[1]
    );
  }


  // ----------------------------------------------------------
  // edge 2 -> 3
  //
  // r+s = 1
  // ----------------------------------------------------------

  for (
    let k = 1;
    k <= nEdge;
    k++
  ) {

    const t =
      k / nEdge;


    const p =
      mapped(
        1 - t,
        t
      );


    vertex(
      p[0],
      p[1]
    );
  }


  // ----------------------------------------------------------
  // edge 3 -> 1
  //
  // r = 0
  // ----------------------------------------------------------

  for (
    let k = 1;
    k < nEdge;
    k++
  ) {

    const t =
      k / nEdge;


    const p =
      mapped(
        0,
        1 - t
      );


    vertex(
      p[0],
      p[1]
    );
  }


  endShape(
    CLOSE
  );
}


// ============================================================
// DEFORMED INTEGRATION POINTS
// ============================================================

function drawDeformedGaussPoints(
  screenPoint
) {

  push();


  noStroke();


  fill(
    55,
    55,
    55,
    60
  );


  const rule =
    triangleIntegrationRule();


  for (
    let e = 0;
    e < femData.elements.length;
    e++
  ) {

    const nodes =
      femData.elements[e];


    const xy =
      nodes.map(
        n =>
          femData.coords[n]
      );


    const edof =
      elementDofsLST(
        nodes
      );


    const de =
      edof.map(
        k =>
          femData.d[k]
      );


    for (
      const gp
      of rule
    ) {

      const N =
        lstShapeFunctions(
          gp.r,
          gp.s
        ).N;


      let x = 0;

      let y = 0;


      for (
        let a = 0;
        a < 6;
        a++
      ) {

        const xd =

          xy[a][0]

          +

          deformationScale
          *
          de[
            2 * a
          ];


        const yd =

          xy[a][1]

          +

          deformationScale
          *
          de[
            2 * a + 1
          ];


        x +=
          N[a]
          *
          xd;


        y +=
          N[a]
          *
          yd;
      }


      const p =
        screenPoint(
          x,
          y
        );


      circle(
        p[0],
        p[1],
        1.7
      );
    }
  }


  pop();
}


// ============================================================
// DEFORMED SUPPORTS
// ============================================================

function drawDeformedSupports(
  screenPoint
) {

  if (
    fullBottomFixed
  ) {

    const a =
      screenPoint(
        0,
        0
      );


    const b =
      screenPoint(
        w,
        0
      );


    stroke(
      30,
      85,
      210
    );


    strokeWeight(
      0.8
    );


    line(

      a[0] - 3,
      a[1],

      b[0] + 3,
      b[1]
    );


    for (
      let xx = a[0] - 2;
      xx <= b[0] + 3;
      xx += 5
    ) {

      line(

        xx,
        a[1],

        xx - 3,
        a[1] + 5
      );
    }
  }


  else {

    for (
      const n
      of femData.BCy
    ) {

      const q =
        screenPoint(

          femData.coords[n][0],

          0
        );


      noFill();

      stroke(
        30,
        85,
        210
      );


      strokeWeight(
        0.7
      );


      triangle(

        q[0],
        q[1],

        q[0] - 3,
        q[1] + 5,

        q[0] + 3,
        q[1] + 5
      );
    }


    const n =
      femData.BCx[0];


    const q =
      screenPoint(

        femData.coords[n][0],

        0
      );


    noFill();

    stroke(
      30,
      85,
      210
    );


    strokeWeight(
      1
    );


    rectMode(
      CENTER
    );


    rect(
      q[0],
      q[1] + 1,
      5,
      5
    );


    rectMode(
      CORNER
    );
  }
}


// ============================================================
// LST STRAIN / STRESS CONTOURS
//
// IMPORTANT:
//
// displacement is quadratic.
//
// strain and stress vary LINEARLY inside each LST.
//
// Therefore the contour varies within each triangle,
// but no averaging is performed between neighbouring
// triangles.
// ============================================================

function drawLSTContourTile(
  x0,
  title,
  field
) {

  const bodyLeft =
    x0 + 4;


  const bodyRight =
    x0 + 26;


  const bodyTop =
    graphTop + 2;


  const bodyBottom =
    graphBottom - 2;


  // ----------------------------------------------------------
  // title
  // ----------------------------------------------------------

  noStroke();

  fill(30);

  fontSize(
    FS_SMALL
  );


  textAlign(
    CENTER,
    BOTTOM
  );


  text(

    title,

    x0 + contourW / 2,

    graphTop - 8
  );


  function toScreen(
    x,
    y
  ) {

    return [

      map(
        x,
        0,
        w,
        bodyLeft,
        bodyRight
      ),

      map(
        y,
        0,
        h,
        bodyBottom,
        bodyTop
      )
    ];
  }


  // ----------------------------------------------------------
  // FEM OFF
  // ----------------------------------------------------------

  if (
    !showFEM
  ) {

    noFill();

    stroke(210);

    strokeWeight(
      0.5
    );


    rect(

      bodyLeft,
      bodyTop,

      bodyRight - bodyLeft,

      bodyBottom - bodyTop
    );


    noStroke();

    fill(150);

    fontSize(
      FS_XTINY
    );


    textAlign(
      CENTER,
      CENTER
    );


    text(

      "FEM off",

      x0 + contourW / 2,

      (
        bodyTop + bodyBottom
      )
      /
      2
    );


    return;
  }


  // ==========================================================
  // RANGE
  // ==========================================================

  const range =
    lstFieldRange(
      field
    );


  const minV =
    range.min;


  const maxV =
    range.max;


  // ----------------------------------------------------------
  // subdivisions used only to visually represent the
  // linearly varying field
  // ----------------------------------------------------------

  const nSub =
    4;


  noStroke();


  // ==========================================================
  // ELEMENT LOOP
  // ==========================================================

  for (
    let e = 0;
    e < femData.elements.length;
    e++
  ) {

    const nodes =
      femData.elements[e];


    const xy =
      nodes.map(
        n =>
          femData.coords[n]
      );


    // --------------------------------------------------------
    // draw one small triangular patch
    // --------------------------------------------------------

    function drawSmallTriangle(
      A,
      B,
      C
    ) {

      // evaluate linear strain/stress at patch centroid

      const rc =

        (
          A[0]
          +
          B[0]
          +
          C[0]
        )
        /
        3;


      const sc =

        (
          A[1]
          +
          B[1]
          +
          C[1]
        )
        /
        3;


      const value =
        elementFieldAt(

          femData,

          e,

          rc,

          sc,

          field
        );


      const p1 =
        toScreen(
          ...naturalPointLST(
            xy,
            A[0],
            A[1]
          )
        );


      const p2 =
        toScreen(
          ...naturalPointLST(
            xy,
            B[0],
            B[1]
          )
        );


      const p3 =
        toScreen(
          ...naturalPointLST(
            xy,
            C[0],
            C[1]
          )
        );


      fill(
        fieldColour(
          value,
          minV,
          maxV
        )
      );


      triangle(

        p1[0],
        p1[1],

        p2[0],
        p2[1],

        p3[0],
        p3[1]
      );
    }


    // ========================================================
    // SUBDIVIDE REFERENCE TRIANGLE
    // ========================================================

    for (
      let i = 0;
      i < nSub;
      i++
    ) {

      for (
        let j = 0;
        j < nSub - i;
        j++
      ) {

        const A = [

          i / nSub,

          j / nSub
        ];


        const B = [

          (i + 1) / nSub,

          j / nSub
        ];


        const C = [

          i / nSub,

          (j + 1) / nSub
        ];


        drawSmallTriangle(
          A,
          B,
          C
        );


        // second triangle in subdivision cell

        if (
          i + j
          <=
          nSub - 2
        ) {

          const D = [

            (i + 1) / nSub,

            (j + 1) / nSub
          ];


          if (
            D[0] + D[1]
            <=
            1 + 1e-12
          ) {

            drawSmallTriangle(
              B,
              D,
              C
            );
          }
        }
      }
    }
  }


  // ==========================================================
  // ELEMENT OUTLINES
  // ==========================================================

  noFill();

  stroke(
    55,
    55,
    55,
    85
  );


  strokeWeight(
    0.4
  );


  for (
    const element
    of femData.elements
  ) {

    const p1 =
      toScreen(
        ...femData.coords[
          element[0]
        ]
      );


    const p2 =
      toScreen(
        ...femData.coords[
          element[1]
        ]
      );


    const p3 =
      toScreen(
        ...femData.coords[
          element[2]
        ]
      );


    triangle(

      p1[0],
      p1[1],

      p2[0],
      p2[1],

      p3[0],
      p3[1]
    );
  }


  // ==========================================================
  // ACTUAL THREE INTEGRATION POINTS
  // ==========================================================

  noStroke();

  fill(
    20,
    20,
    20,
    52
  );


  for (
    const elementGP
    of femData.gaussResults
  ) {

    for (
      const gp
      of elementGP
    ) {

      const p =
        toScreen(
          gp.x,
          gp.y
        );


      circle(
        p[0],
        p[1],
        1.4
      );
    }
  }


  // ==========================================================
  // COLOUR BAR
  // ==========================================================

  const cbX =
    x0 + 31;


  const cbY =
    bodyTop;


  const cbW =
    5;


  const cbH =
    bodyBottom
    -
    bodyTop;


  const nBar =
    50;


  noStroke();


  for (
    let k = 0;
    k < nBar;
    k++
  ) {

    const t =

      k

      /

      (
        nBar - 1
      );


    const value =

      maxV

      -

      t
      *
      (
        maxV - minV
      );


    fill(
      fieldColour(
        value,
        minV,
        maxV
      )
    );


    rect(

      cbX,

      cbY
      +
      t
      *
      cbH,

      cbW,

      cbH / nBar
      +
      1
    );
  }


  // maximum

  fill(70);

  fontSize(
    FS_XTINY
  );


  textAlign(
    LEFT,
    TOP
  );


  text(

    formatFieldValue(
      maxV
    ),

    cbX + 7,

    cbY - 2
  );


  // minimum

  textAlign(
    LEFT,
    BOTTOM
  );


  text(

    formatFieldValue(
      minV
    ),

    cbX + 7,

    cbY + cbH + 2
  );


  // frame

  noFill();

  stroke(120);

  strokeWeight(
    0.5
  );


  rect(

    bodyLeft,
    bodyTop,

    bodyRight - bodyLeft,

    bodyBottom - bodyTop
  );
}


// ============================================================
// LST CONTOUR RANGE
//
// Since the field is linear inside an LST,
// its extrema occur at the three triangle corners.
// ============================================================

function lstFieldRange(
  field
) {

  let minV =
    Infinity;


  let maxV =
    -Infinity;


  const corners = [

    [
      0,
      0
    ],

    [
      1,
      0
    ],

    [
      0,
      1
    ]
  ];


  for (
    let e = 0;
    e < femData.elements.length;
    e++
  ) {

    for (
      const q
      of corners
    ) {

      const value =
        elementFieldAt(

          femData,

          e,

          q[0],

          q[1],

          field
        );


      minV =
        Math.min(
          minV,
          value
        );


      maxV =
        Math.max(
          maxV,
          value
        );
    }
  }


  if (
    Math.abs(
      maxV - minV
    )
    <
    1e-14
  ) {

    const ref =
      Math.max(

        Math.abs(
          maxV
        ),

        1e-8
      );


    minV -=
      0.05
      *
      ref;


    maxV +=
      0.05
      *
      ref;
  }


  return {

    min:
      minV,

    max:
      maxV
  };
}


// ============================================================
// CONTOUR COLOUR
// ============================================================

function fieldColour(
  value,
  minV,
  maxV
) {

  if (
    maxV <= minV
  ) {

    return color(
      245
    );
  }


  // ----------------------------------------------------------
  // blue -> white -> red if zero is in range
  // ----------------------------------------------------------

  if (

    minV < 0

    &&

    maxV > 0

  ) {

    if (
      value <= 0
    ) {

      const t =
        constrain(

          (
            value - minV
          )

          /

          (
            0 - minV
          ),

          0,
          1
        );


      return lerpColor(

        color(
          45,
          95,
          190
        ),

        color(
          250,
          250,
          250
        ),

        t
      );
    }


    const t =
      constrain(

        value
        /
        maxV,

        0,
        1
      );


    return lerpColor(

      color(
        250,
        250,
        250
      ),

      color(
        205,
        55,
        45
      ),

      t
    );
  }


  const t =
    constrain(

      (
        value - minV
      )

      /

      (
        maxV - minV
      ),

      0,
      1
    );


  return lerpColor(

    color(
      55,
      105,
      195
    ),

    color(
      215,
      60,
      45
    ),

    t
  );
}


// ============================================================
// VERTICAL SLIDER
// ============================================================

function drawVerticalSlider() {

  const yy =
    yFromPhysicalY(
      currentY
    );


  stroke(85);

  strokeWeight(1);


  line(
    sliderX,
    graphTop,
    sliderX,
    graphBottom
  );


  line(
    sliderX - 4,
    graphTop,
    sliderX + 4,
    graphTop
  );


  line(
    sliderX - 4,
    graphBottom,
    sliderX + 4,
    graphBottom
  );


  noStroke();

  fill(55);

  fontSize(
    FS_SMALL
  );


  textAlign(
    LEFT,
    CENTER
  );


  text(
    "y = h",
    sliderX + 8,
    graphTop
  );


  text(
    "y = 0",
    sliderX + 8,
    graphBottom
  );


  // ----------------------------------------------------------
  // pulse
  // ----------------------------------------------------------

  const pulse =

    0.5

    +

    0.5
    *
    Math.sin(
      frameCount
      *
      0.07
    );


  const pulseDiameter =
    18
    +
    10
    *
    pulse;


  const pulseAlpha =
    95
    -
    65
    *
    pulse;


  noFill();

  stroke(
    25,
    80,
    210,
    pulseAlpha
  );


  strokeWeight(
    1.2
  );


  circle(
    sliderX,
    yy,
    pulseDiameter
  );


  // main point

  fill(255);

  stroke(
    25,
    80,
    210
  );


  strokeWeight(
    1.4
  );


  circle(
    sliderX,
    yy,
    14
  );


  noStroke();

  fill(
    25,
    80,
    210
  );


  circle(
    sliderX,
    yy,
    5
  );


  // label

  fill(
    25,
    75,
    190
  );


  fontSize(
    FS_TINY
  );


  textAlign(
    LEFT,
    CENTER
  );


  text(

    `${currentY.toFixed(0)} mm`,

    sliderX + 8,

    yy
  );
}


// ============================================================
// HEIGHT GUIDE
// ============================================================

function drawCurrentHeightGuide() {

  const yy =
    yFromPhysicalY(
      currentY
    );


  stroke(
    60,
    90,
    160,
    38
  );


  strokeWeight(
    0.7
  );


  drawingContext.setLineDash(
    [
      4,
      4
    ]
  );


  line(

    sliderX,
    yy,

    sigmaContourX
    +
    contourW,

    yy
  );


  drawingContext.setLineDash(
    []
  );
}


// ============================================================
// RESULT GRAPH
// ============================================================

function drawGraph(
  x0,
  title,
  axisLabel,
  exactFunction,
  range,
  exactCurrent,
  femCurrent,
  field
) {

  const left =
    x0;


  const right =
    x0
    +
    plotW;


  const minValue =
    range.min;


  const maxValue =
    range.max;


  // ----------------------------------------------------------
  // title
  // ----------------------------------------------------------

  noStroke();

  fill(30);

  fontSize(
    FS_BASE
  );


  textAlign(
    CENTER,
    BOTTOM
  );


  text(

    title,

    left + plotW / 2,

    graphTop - 8
  );


  // ----------------------------------------------------------
  // frame
  // ----------------------------------------------------------

  noFill();

  stroke(115);

  strokeWeight(
    0.65
  );


  rect(

    left,
    graphTop,

    plotW,

    graphBottom
    -
    graphTop
  );


  // ----------------------------------------------------------
  // y grid
  // ----------------------------------------------------------

  const heightTicks = [

    0,

    500,

    1000,

    1500,

    2000,

    2500,

    3000
  ];


  for (
    const physicalY
    of heightTicks
  ) {

    const yy =
      yFromPhysicalY(
        physicalY
      );


    stroke(232);

    strokeWeight(
      0.55
    );


    line(
      left,
      yy,
      right,
      yy
    );


    noStroke();

    fill(90);

    fontSize(
      FS_XTINY
    );


    textAlign(
      RIGHT,
      CENTER
    );


    text(
      physicalY,
      left - 4,
      yy
    );
  }


  // ----------------------------------------------------------
  // zero line
  // ----------------------------------------------------------

  if (

    minValue < 0

    &&

    maxValue > 0

  ) {

    const zeroX =
      map(

        0,

        minValue,
        maxValue,

        left,
        right
      );


    stroke(215);

    strokeWeight(
      0.6
    );


    line(

      zeroX,
      graphTop,

      zeroX,
      graphBottom
    );
  }


  // ----------------------------------------------------------
  // exact
  // ----------------------------------------------------------

  if (
    showExact
  ) {

    noFill();

    stroke(
      25,
      90,
      225
    );


    strokeWeight(
      1.6
    );


    beginShape();


    for (
      let i = 0;
      i <= 220;
      i++
    ) {

      const physicalY =

        h
        *
        i
        /
        220;


      const value =
        exactFunction(
          physicalY
        );


      vertex(

        map(

          value,

          minValue,
          maxValue,

          left,
          right
        ),

        yFromPhysicalY(
          physicalY
        )
      );
    }


    endShape();
  }


  // ----------------------------------------------------------
  // FEM
  // ----------------------------------------------------------

  if (
    showFEM
  ) {

    drawFEMFieldCurve(

      left,

      minValue,

      maxValue,

      field
    );
  }


  // ----------------------------------------------------------
  // selected-height markers
  // ----------------------------------------------------------

  const py =
    yFromPhysicalY(
      currentY
    );


  if (
    showExact
  ) {

    fill(255);

    stroke(
      25,
      90,
      225
    );


    strokeWeight(
      1.4
    );


    circle(

      map(

        exactCurrent,

        minValue,
        maxValue,

        left,
        right
      ),

      py,

      7
    );
  }


  if (
    showFEM
  ) {

    noStroke();

    fill(
      235,
      45,
      35
    );


    circle(

      map(

        femCurrent,

        minValue,
        maxValue,

        left,
        right
      ),

      py,

      5
    );
  }


  drawMovingValues(

    left,

    py,

    exactCurrent,

    femCurrent
  );


  // ----------------------------------------------------------
  // axis
  // ----------------------------------------------------------

  noStroke();

  fill(60);

  fontSize(
    FS_TINY
  );


  textAlign(
    CENTER,
    TOP
  );


  text(

    axisLabel,

    left + plotW / 2,

    graphBottom + 17
  );


  drawValueTick(
    left,
    minValue
  );


  drawValueTick(
    right,
    maxValue
  );


  if (

    minValue < 0

    &&

    maxValue > 0

  ) {

    drawValueTick(

      map(

        0,

        minValue,
        maxValue,

        left,
        right
      ),

      0
    );
  }
}


// ============================================================
// MOVING VALUES
// ============================================================

function drawMovingValues(
  left,
  y,
  exactValue,
  femValue
) {

  fontSize(
    FS_XTINY
  );


  const exactText =
    `Ex ${formatFieldValue(exactValue)}`;


  const femText =
    `FEM ${formatFieldValue(femValue)}`;


  const gap =
    4;


  const exactWidth =

    showExact

      ? textWidth(
          exactText
        )

      : 0;


  const femWidth =

    showFEM

      ? textWidth(
          femText
        )

      : 0;


  const totalWidth =

    exactWidth

    +

    femWidth

    +

    (
      showExact
      &&
      showFEM

        ? gap

        : 0
    );


  let x =

    left

    +

    (
      plotW
      -
      totalWidth
    )

    /
    2;


  const textY =
    constrain(

      y - 9,

      graphTop + 9,

      graphBottom - 6
    );


  textAlign(
    LEFT,
    CENTER
  );


  if (
    showExact
  ) {

    noStroke();

    fill(
      20,
      80,
      205
    );


    text(
      exactText,
      x,
      textY
    );


    x +=
      exactWidth
      +
      gap;
  }


  if (
    showFEM
  ) {

    noStroke();

    fill(
      205,
      40,
      30
    );


    text(
      femText,
      x,
      textY
    );
  }
}


// ============================================================
// FEM PROFILE
//
// displacement:
// quadratic interpolation, globally continuous.
//
// strain/stress:
// linear inside each LST.
// Adjacent elements may have discontinuous values.
// ============================================================

function drawFEMFieldCurve(
  left,
  minValue,
  maxValue,
  field
) {

  const data =
    femData.centerline;


  const values =

    field === "v"

      ? data.v

      : field === "eps"

        ? data.eps

        : data.sigma;


  stroke(
    235,
    45,
    35
  );


  strokeWeight(
    1.15
  );


  noFill();


  drawingContext.setLineDash(
    [
      5,
      3
    ]
  );


  // ==========================================================
  // DISPLACEMENT
  // ==========================================================

  if (
    field === "v"
  ) {

    beginShape();


    for (
      let k = 0;
      k < data.ys.length;
      k++
    ) {

      vertex(

        map(

          values[k],

          minValue,
          maxValue,

          left,
          left + plotW
        ),

        yFromPhysicalY(
          data.ys[k]
        )
      );
    }


    endShape();


    drawingContext.setLineDash(
      []
    );


    return;
  }


  // ==========================================================
  // STRAIN / STRESS
  //
  // draw each triangle separately
  // ==========================================================

  let start =
    0;


  while (
    start < data.ys.length
  ) {

    const currentElement =
      data.eid[start];


    let end =
      start;


    while (

      end + 1 < data.ys.length

      &&

      data.eid[
        end + 1
      ]
      ===
      currentElement

    ) {

      end++;
    }


    beginShape();


    for (
      let k = start;
      k <= end;
      k++
    ) {

      vertex(

        map(

          values[k],

          minValue,
          maxValue,

          left,
          left + plotW
        ),

        yFromPhysicalY(
          data.ys[k]
        )
      );
    }


    endShape();


    start =
      end + 1;
  }


  drawingContext.setLineDash(
    []
  );
}


// ============================================================
// GRAPH RANGE
// ============================================================

function getCombinedRange(
  exactFunction,
  field
) {

  let minValue =
    Infinity;


  let maxValue =
    -Infinity;


  // ----------------------------------------------------------
  // exact
  // ----------------------------------------------------------

  for (
    let i = 0;
    i <= 250;
    i++
  ) {

    const value =
      exactFunction(

        i
        *
        h
        /
        250
      );


    minValue =
      Math.min(
        minValue,
        value
      );


    maxValue =
      Math.max(
        maxValue,
        value
      );
  }


  // ----------------------------------------------------------
  // FEM
  // ----------------------------------------------------------

  const values =

    field === "v"

      ? femData.centerline.v

      : field === "eps"

        ? femData.centerline.eps

        : femData.centerline.sigma;


  for (
    const value
    of values
  ) {

    minValue =
      Math.min(
        minValue,
        value
      );


    maxValue =
      Math.max(
        maxValue,
        value
      );
  }


  minValue =
    Math.min(
      minValue,
      0
    );


  maxValue =
    Math.max(
      maxValue,
      0
    );


  let span =
    maxValue
    -
    minValue;


  if (
    Math.abs(span)
    <
    1e-14
  ) {

    const reference =
      Math.max(

        Math.abs(
          maxValue
        ),

        1e-6
      );


    minValue -=
      0.25
      *
      reference;


    maxValue +=
      0.25
      *
      reference;


    span =
      maxValue
      -
      minValue;
  }


  const padding =
    0.12
    *
    span;


  return {

    min:
      minValue
      -
      padding,

    max:
      maxValue
      +
      padding
  };
}


// ============================================================
// CONTROLS
// ============================================================

function drawControls() {

  controlHits = [];


  noStroke();

  fill(247);


  rect(

    controlsX,

    controlsY,

    controlsW,

    controlsH,

    5
  );


  const row1 =
    controlsY + 27;


  const row2 =
    controlsY + 70;


  // ----------------------------------------------------------
  // row 1
  // ----------------------------------------------------------

  drawToggle(

    25,

    row1,

    "Exact",

    showExact,

    "exact"
  );


  drawToggle(

    100,

    row1,

    "FEM",

    showFEM,

    "fem"
  );


  drawToggle(

    170,

    row1,

    "Body",

    bodyForceOn,

    "body"
  );


  drawToggle(

    245,

    row1,

    "Symmetry",

    symmetryOn,

    "symmetry"
  );


  drawToggle(

    360,

    row1,

    "Full bottom",

    fullBottomFixed,

    "bottom"
  );


  // ----------------------------------------------------------
  // row 2
  // ----------------------------------------------------------

  drawNumberButtons(

    25,

    row2,

    "nx",

    nxOptions,

    nx,

    "nx"
  );


  drawNumberButtons(

    105,

    row2,

    "ny",

    nyOptions,

    ny,

    "ny"
  );
}


// ============================================================
// TOGGLE
// ============================================================

function drawToggle(
  x,
  y,
  label,
  active,
  key
) {

  fontSize(
    FS_BASE
  );


  noStroke();

  fill(45);


  textAlign(
    LEFT,
    CENTER
  );


  text(
    label,
    x,
    y
  );


  const labelWidth =
    textWidth(
      label
    );


  const switchX =

    x

    +

    labelWidth

    +

    8;


  const switchY =
    y - 8;


  const switchW =
    30;


  const switchH =
    16;


  fill(

    active

      ? color(
          55,
          120,
          215
        )

      : color(
          224
        )
  );


  stroke(145);

  strokeWeight(
    0.7
  );


  rect(

    switchX,

    switchY,

    switchW,

    switchH,

    10
  );


  const knobX =

    active

      ? switchX
        +
        switchW
        -
        8

      : switchX
        +
        8;


  fill(255);

  stroke(125);

  strokeWeight(
    0.65
  );


  circle(

    knobX,

    switchY
    +
    switchH / 2,

    13
  );


  controlHits.push({

    type:
      "toggle",

    key,

    x,

    y:
      y - 13,

    w:
      labelWidth
      +
      8
      +
      switchW,

    h:
      26
  });
}


// ============================================================
// NUMBER BUTTONS
// ============================================================

function drawNumberButtons(
  x,
  y,
  label,
  options,
  current,
  key
) {

  fontSize(
    FS_BASE
  );


  noStroke();

  fill(45);


  textAlign(
    LEFT,
    CENTER
  );


  text(
    label,
    x,
    y
  );


  let buttonX =

    x

    +

    textWidth(
      label
    )

    +

    9;


  for (
    const value
    of options
  ) {

    const buttonW =

      value >= 10

        ? 20

        : 17;


    const buttonH =
      20;


    if (
      value === current
    ) {

      noStroke();

      fill(218);


      rect(

        buttonX,

        y
        -
        buttonH / 2,

        buttonW,

        buttonH,

        4
      );
    }


    noStroke();


    fill(

      value === current

        ? 25

        : 105
    );


    fontSize(
      FS_SMALL
    );


    textAlign(
      CENTER,
      CENTER
    );


    text(

      value,

      buttonX
      +
      buttonW / 2,

      y
    );


    controlHits.push({

      type:
        "number",

      key,

      value,

      x:
        buttonX,

      y:
        y
        -
        buttonH / 2,

      w:
        buttonW,

      h:
        buttonH
    });


    buttonX +=
      buttonW
      +
      2;
  }
}


// ============================================================
// MOUSE
// ============================================================

function mousePressed() {

  // ----------------------------------------------------------
  // slider
  // ----------------------------------------------------------

  if (

    Math.abs(
      mouseX - sliderX
    )
    <
    18

    &&

    mouseY >= graphTop

    &&

    mouseY <= graphBottom

  ) {

    sliderDragging =
      true;


    currentY =
      physicalYFromScreen(
        mouseY
      );


    return;
  }


  // ----------------------------------------------------------
  // controls
  // ----------------------------------------------------------

  for (
    const hit
    of controlHits
  ) {

    if (

      !insideRect(

        mouseX,
        mouseY,

        hit.x,
        hit.y,
        hit.w,
        hit.h
      )

    ) {

      continue;
    }


    // toggle

    if (
      hit.type === "toggle"
    ) {

      if (
        hit.key === "exact"
      ) {

        showExact =
          !showExact;
      }


      if (
        hit.key === "fem"
      ) {

        showFEM =
          !showFEM;
      }


      if (
        hit.key === "body"
      ) {

        bodyForceOn =
          !bodyForceOn;


        updateFEM();
      }


      if (
        hit.key === "symmetry"
      ) {

        symmetryOn =
          !symmetryOn;


        updateFEM();
      }


      if (
        hit.key === "bottom"
      ) {

        fullBottomFixed =
          !fullBottomFixed;


        updateFEM();
      }


      return;
    }


    // number button

    if (
      hit.type === "number"
    ) {

      if (
        hit.key === "nx"
      ) {

        nx =
          hit.value;
      }


      if (
        hit.key === "ny"
      ) {

        ny =
          hit.value;
      }


      updateFEM();


      return;
    }
  }
}


// ============================================================
// MOUSE DRAG
// ============================================================

function mouseDragged() {

  if (
    sliderDragging
  ) {

    currentY =
      physicalYFromScreen(
        mouseY
      );
  }
}


// ============================================================
// MOUSE RELEASE
// ============================================================

function mouseReleased() {

  sliderDragging =
    false;
}


// ============================================================
// HIT TEST
// ============================================================

function insideRect(
  x,
  y,
  rx,
  ry,
  rw,
  rh
) {

  return (

    x >= rx

    &&

    x <= rx + rw

    &&

    y >= ry

    &&

    y <= ry + rh
  );
}


// ============================================================
// COORDINATE MAPPING
// ============================================================

function yFromPhysicalY(y) {

  return map(

    y,

    0,
    h,

    graphBottom,
    graphTop
  );
}


function physicalYFromScreen(y) {

  return map(

    constrain(

      y,

      graphTop,

      graphBottom
    ),

    graphBottom,
    graphTop,

    0,
    h
  );
}


// ============================================================
// ARROW
// ============================================================

function drawArrow(
  x1,
  y1,
  x2,
  y2,
  arrowColor
) {

  stroke(
    arrowColor
  );


  strokeWeight(
    1
  );


  line(
    x1,
    y1,
    x2,
    y2
  );


  const angle =
    Math.atan2(

      y2 - y1,

      x2 - x1
    );


  push();


  translate(
    x2,
    y2
  );


  rotate(
    angle
  );


  fill(
    arrowColor
  );


  noStroke();


  triangle(

    0,
    0,

    -4,
    -2.2,

    -4,
    2.2
  );


  pop();
}


// ============================================================
// GRAPH TICK
// ============================================================

function drawValueTick(
  px,
  value
) {

  stroke(105);

  strokeWeight(
    0.6
  );


  line(

    px,
    graphBottom,

    px,
    graphBottom + 4
  );


  noStroke();

  fill(80);

  fontSize(
    FS_XTINY
  );


  textAlign(
    CENTER,
    TOP
  );


  text(

    formatAxisValue(
      value
    ),

    px,

    graphBottom + 5
  );
}


// ============================================================
// NUMBER FORMATTING
// ============================================================

function formatFieldValue(
  value
) {

  const a =
    Math.abs(
      value
    );


  if (
    a < 1e-14
  ) {

    return "0";
  }


  if (
    a < 1e-3
  ) {

    return value.toExponential(
      2
    );
  }


  if (
    a < 1e-2
  ) {

    return value.toFixed(
      5
    );
  }


  if (
    a < 1
  ) {

    return value.toFixed(
      4
    );
  }


  return value.toFixed(
    3
  );
}


function formatAxisValue(
  value
) {

  const a =
    Math.abs(
      value
    );


  if (
    a < 1e-14
  ) {

    return "0";
  }


  if (
    a < 1e-3
  ) {

    return value.toExponential(
      1
    );
  }


  if (
    a < 1e-2
  ) {

    return value.toFixed(
      4
    );
  }


  if (
    a < 1
  ) {

    return value.toFixed(
      3
    );
  }


  return value.toFixed(
    2
  );
}
